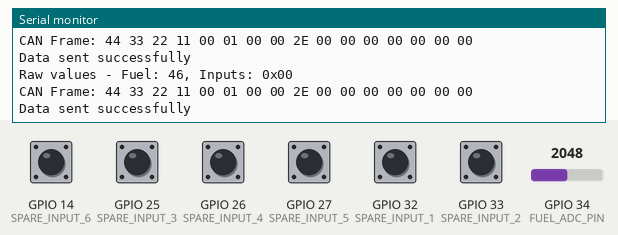
Simulated run of this program. Board: ESP32. On the bench: the last lines printed to the serial monitor. The inputs (shaded band) are chosen by the test bench; at power-on: GPIO 14 (SPARE_INPUT_6), GPIO 25 (SPARE_INPUT_3), GPIO 26 (SPARE_INPUT_4), GPIO 27 (SPARE_INPUT_5), GPIO 32 (SPARE_INPUT_1), GPIO 33 (SPARE_INPUT_2) HIGH, GPIO 34 (FUEL_ADC_PIN) = 2048 (analog values on the 0–4095 scale). Nothing arrives over Bluetooth unless stated.

Above: at 1.3 s.
1.4 s: GPIO 34 (FUEL_ADC_PIN) set to 2866
At 1.9 s:
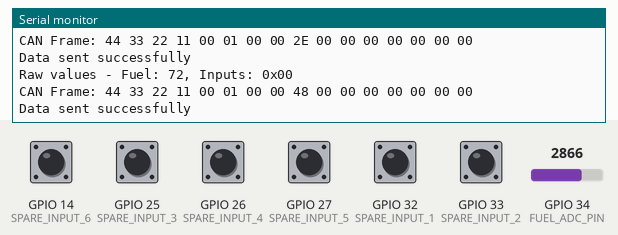
3.5 s: GPIO 34 (FUEL_ADC_PIN) set to 2047
At 4.0 s:
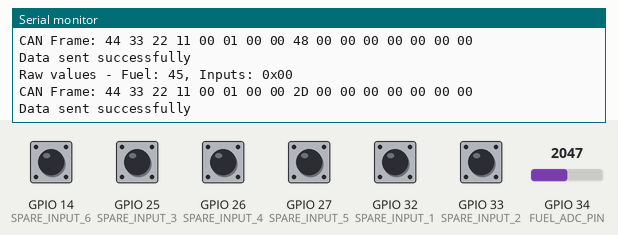
5.5 s: GPIO 14 (SPARE_INPUT_6) pulled LOW for 0.6 s
7.6 s: GPIO 25 (SPARE_INPUT_3) pulled LOW for 0.6 s
9.7 s: GPIO 26 (SPARE_INPUT_4) pulled LOW for 0.6 s
11.8 s: GPIO 27 (SPARE_INPUT_5) pulled LOW for 0.6 s
Timing chart, 0 to 14.8 s (numbered marks = the images above; inputs shaded):
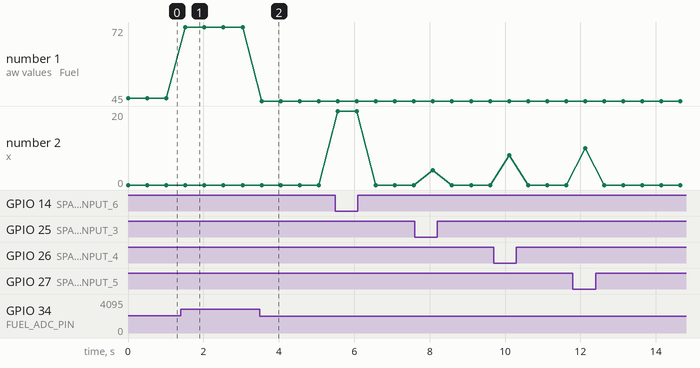

The program:

main.cpp
```cpp
#include "FuelSensor.h"
#include "SpareInputs.h"
#include "config.h"
#include <Arduino.h>
#include <BluetoothSerial.h>

FuelSensor fuelSensor;
SpareInputs spareInputs;
BluetoothSerial SerialBT;

void printCanFrame(const uint8_t* frame) {
    Serial.print("CAN Frame: ");
    for (int i = 0; i < 16; i++) {
        Serial.printf("%02X ", frame[i]);
    }
    Serial.println();
}

void setup() {
    Serial.begin(115200);
    while(!Serial); // Wait for serial port to connect (for debugging)

    Serial.println("Initializing Bluetooth...");
    if(!SerialBT.begin("ESP32-Realdash")) {
        Serial.println("Bluetooth initialization failed!");
        while(1); // Halt on failure
    }
    Serial.println("Bluetooth started. Device name: 'ESP32-Realdash'");

    fuelSensor.begin();
    spareInputs.begin();
}

void loop() {
    // Read sensor values
    uint8_t fuel = fuelSensor.readFuelLevel();
    uint8_t inputs = spareInputs.readInputs();

    Serial.printf("Raw values - Fuel: %d, Inputs: 0x%02X\n", fuel, inputs);

    // Construct CAN frame
    uint8_t canFrame[16] = {0};
    uint32_t canId = 0x100;

    canFrame[0] = 0x44; canFrame[1] = 0x33; canFrame[2] = 0x22; canFrame[3] = 0x11;
    memcpy(&canFrame[4], &canId, 4);
    canFrame[8] = fuel;
    canFrame[9] = inputs;

    printCanFrame(canFrame); // Debug output
    if (SerialBT.hasClient()) {
        SerialBT.write(canFrame, sizeof(canFrame));
    }

    // Send data only if Bluetooth is connected
    if(SerialBT.hasClient()) {
        size_t bytesSent = SerialBT.write(canFrame, sizeof(canFrame));
        if(bytesSent != sizeof(canFrame)) {
            Serial.printf("Transmission failed! Sent %d/16 bytes\n", bytesSent);
        } else {
            Serial.println("Data sent successfully");
        }
    } else {
        Serial.println("No Bluetooth client connected!");
    }

    delay(500);
}
```

FuelSensor.h
```cpp
#ifndef FUEL_SENSOR_H
#define FUEL_SENSOR_H
#include "driver/adc.h"
#include <Arduino.h>

class FuelSensor {
public:
    void begin();
    uint8_t readFuelLevel();
};

#endif
```

SpareInputs.h
```cpp
#ifndef SPARE_INPUTS_H
#define SPARE_INPUTS_H
#include <Arduino.h>

class SpareInputs {
public:
    void begin();
    uint8_t readInputs();
};

#endif
```

FuelSensor.cpp
```cpp
#include "FuelSensor.h"
#include "config.h"
#include <driver/adc.h>

void FuelSensor::begin() {
    analogReadResolution(12);
    pinMode(FUEL_ADC_PIN, INPUT);
}

uint8_t FuelSensor::readFuelLevel() {
    int raw = analogRead(FUEL_ADC_PIN);
    float voltage = raw * (3.3 / 4095.0);
    float clamped = constrain((voltage - FUEL_VOLTAGE_MIN) / (FUEL_VOLTAGE_MAX - FUEL_VOLTAGE_MIN), 0.0, 1.0);
    return static_cast<uint8_t>(clamped * 100.0);
}
```

SpareInputs.cpp
```cpp
#include "SpareInputs.h"
#include "config.h"
#include <Arduino.h>

void SpareInputs::begin() {
    pinMode(SPARE_INPUT_1, INPUT_PULLUP);
    pinMode(SPARE_INPUT_2, INPUT_PULLUP);
    pinMode(SPARE_INPUT_3, INPUT_PULLUP);
    pinMode(SPARE_INPUT_4, INPUT_PULLUP);
    pinMode(SPARE_INPUT_5, INPUT_PULLUP);
    pinMode(SPARE_INPUT_6, INPUT_PULLUP);
}

uint8_t SpareInputs::readInputs() {
    uint8_t status = 0;
    status |= (!digitalRead(SPARE_INPUT_1)) << 0;
    status |= (!digitalRead(SPARE_INPUT_2)) << 1;
    status |= (!digitalRead(SPARE_INPUT_3)) << 2;
    status |= (!digitalRead(SPARE_INPUT_4)) << 3;
    status |= (!digitalRead(SPARE_INPUT_5)) << 4;
    status |= (!digitalRead(SPARE_INPUT_6)) << 5;
    return status;
}
```

config.h
```cpp
#ifndef CONFIG_H
#define CONFIG_H

#define FUEL_ADC_CHANNEL ADC_CHANNEL_6  // GPIO34 is CH6 on ADC1
#define FUEL_ADC_PIN 34

#define FUEL_VOLTAGE_MIN 0.5f
#define FUEL_VOLTAGE_MAX 3.0f


#define SPARE_INPUT_1  32
#define SPARE_INPUT_2  33
#define SPARE_INPUT_3  25
#define SPARE_INPUT_4  26
#define SPARE_INPUT_5  27
#define SPARE_INPUT_6  14

#endif
```

Measured:
- after the input at 1.4 s, the serial monitor: prints a new line after 0.12 s (image 1)
- after the input at 3.5 s, the serial monitor: prints a new line at once (image 2)
- plotted number 1: 46 → 72 after the input at 1.4 s, 72 → 45 after the input at 3.5 s
